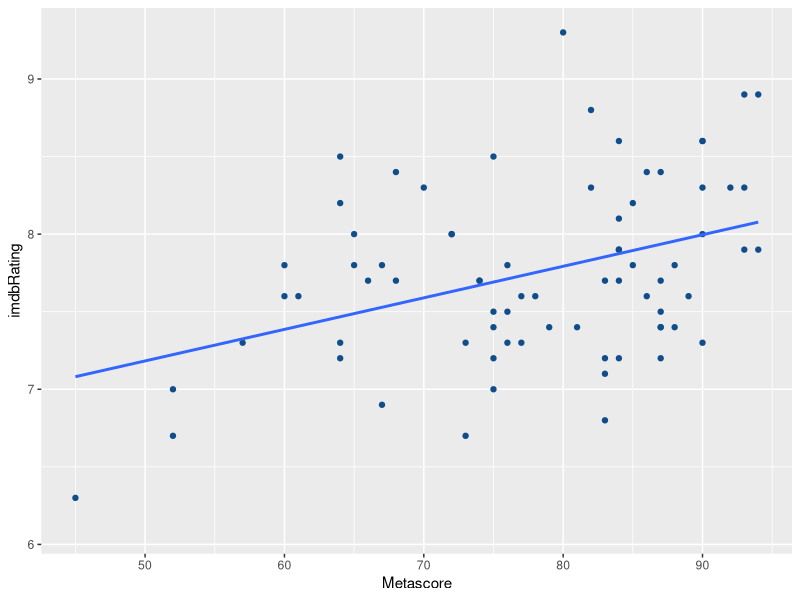

This figure's R source:
## ---- chunk 1
library(dplyr) #for filter function
library(ggplot2) # for outputting graphs

movie <- read.csv("movie.csv")
## ---- chunk 2
    minYear <- 1980; maxYear <- 2000; minNomination <- 5; minAward <- 0
    movieSubset <- filter(movie, Year >= minYear, Year <= maxYear, 
                          Academy.Nominations >= minNomination, Academy.Awards >= minAward)
## ---- chunk 3
    plotData <- data.frame(y = movieSubset[["imdbRating"]], x = movieSubset[["Metascore"]])
## ---- chunk 4
    p <- ggplot(plotData, aes(x, y)) + 
      geom_point(colour = "dodgerblue4") +
      xlab("Metascore") +
      ylab("imdbRating") +
      stat_smooth(method="lm", se=FALSE)
    
    print(p)
## ---- chunk 5
    fit1 <- lm(as.formula(paste("imdbRating"," ~ ","Metascore")), data = movieSubset)
    summary(fit1)
